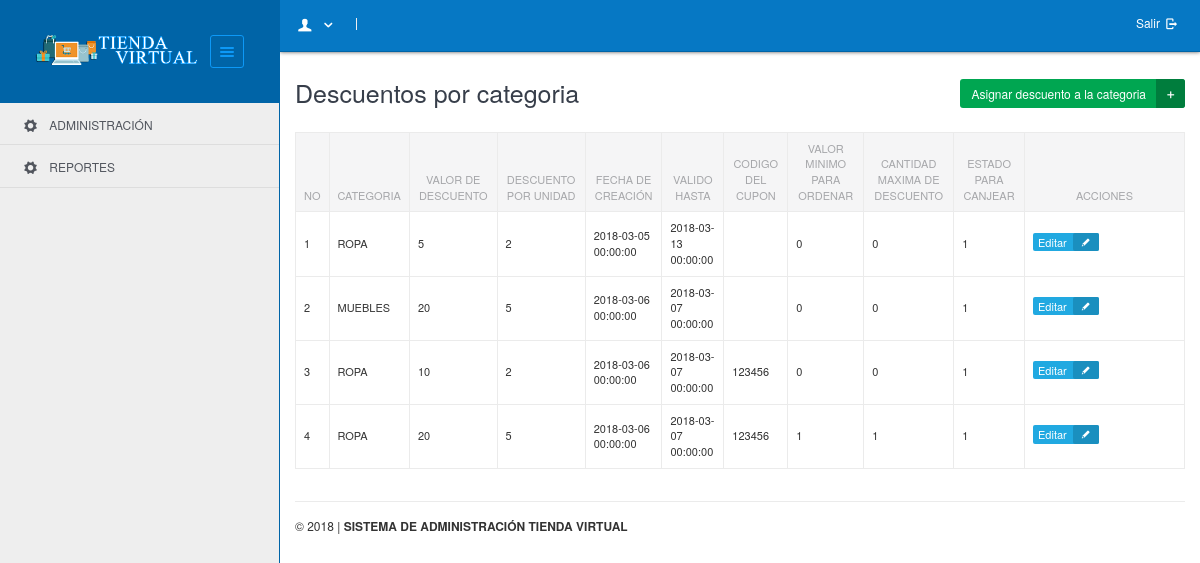
/?mod=categoria_descuento&pag=lista (signed in), run on the app's committed database.
### tables this page shows
CREATE TABLE IF NOT EXISTS `product_category_discount` (
  `id_categoria_descuento` int(11) NOT NULL AUTO_INCREMENT,
  `product_category_id` int(11) NOT NULL,
  `discount_value` int(11) NOT NULL,
  `discount_unit` varchar(20) NOT NULL,
  `date_created` timestamp NOT NULL DEFAULT CURRENT_TIMESTAMP ON UPDATE CURRENT_TIMESTAMP,
  `valid_until` timestamp NOT NULL DEFAULT '0000-00-00 00:00:00',
  `coupon_code` varchar(10) NOT NULL,
  `minimum_order_value` int(11) NOT NULL,
  `maximum_discount_amount` int(11) NOT NULL,
  `is_redeem_allowed` char(1) NOT NULL,
  PRIMARY KEY (`id_categoria_descuento`)
);

CREATE TABLE IF NOT EXISTS `product_category` (
  `id_categoria` int(11) NOT NULL AUTO_INCREMENT,
  `category_name` varchar(100) NOT NULL,
  `max_reward_points_encash` int(11) NOT NULL,
  `parent_category_id` int(11) NOT NULL,
  PRIMARY KEY (`id_categoria`)
);

### modelo/conexion.php (called while the page is built, shortened)
<?php
    class conexion
    {
        private $servidor = 'localhost';
        private $base_datos = 'tienda';
        private $usuario = 'root';
        private $password = '123456';
        private $enlace;
        function Conectar()
        {
            $this->enlace = mysql_connect($this->servidor,$this->usuario,$this->password);
            if($this->enlace)
            {
                if(mysql_select_db($this->base_datos))
                    return $this->enlace;
                else
                    return false;
            }
            else
                return false;
        }
        function Lista($sql)
        {
        	$result = mysql_query($sql,$this->enlace);
        	$return_array=array();
            if(mysql_num_rows($result)>0)
            	while ($obj = mysql_fetch_array($result)) {
                    $return_array[] = $obj;
            	}
        	return $return_array;
        }
    }
?>

### modelo/categoria_descuento.php (called while the page is built, shortened)
<?php
class categoria_descuento
{
	private $bd;
	function categoria_descuento()
	{
		$this->bd = new Conexion();
	}
	function get_all($criterio)
	{
		if(empty($criterio)) $where = ""; else $where = " $criterio";
		$registros = $this->bd->Lista("select * from product_category_discount $where");
			return $registros;
	}
}
?>

### vista/categoria_descuento/lista.php (the view, shortened to what this page needs)
  <?php include("modelo/categoria_descuento.php");
            $categoria_descuento = new categoria_descuento();
            $registros = $categoria_descuento->get_all(" c inner join product_category p on c.product_category_id=p.id_categoria");
        ?>
        <h2>Descuentos por categoria
            <a href="?mod=categoria_descuento&pag=form_categoria_descuento" class="btn btn-green btn-icon" style="float: right;">
            	Asignar descuento a la categoria <i class="entypo-plus"></i>
            </a>
        </h2>
        <br />
<div class="table-responsive">
<table class="table table-bordered datatable" id="table-1">
           <thead>
             <tr>
              <th>No</th>
              <th>Categoria</th>
            	<th>Valor de descuento</th>
            	<th>Descuento por unidad</th>
            	<th>Fecha de creaci&oacute;n</th>
              <th>Valido hasta</th>
              <th>Codigo del cupon</th>
              <th>Valor minimo para ordenar</th>
              <th>Cantidad maxima de descuento</th>
              <th>Estado para canjear</th>
              <th width="160">Acciones</th>
      </tr>
   </thead>
   <tbody>
   <?php
        $n = 0;
        foreach($registros as $key => $registro)
        {
            $n++;
            echo "<tr>";
            echo "<td>$n</td><td>$registro[category_name]</td><td>$registro[discount_value]</td><td>$registro[discount_unit]</td><td>$registro[date_created]</td><td>$registro[valid_until]</td><td>$registro[coupon_code]</td><td>$registro[minimum_order_value]</td><td>$registro[maximum_discount_amount]</td><td>$registro[is_redeem_allowed]</td>";
            echo "<td>
            	       <a href='?mod=categoria_descuento&pag=editar_categoria_descuento&id=$registro[id_categoria_descuento]' class='btn btn-info btn-icon btn-xs'>Editar <i class='entypo-pencil'></i></a>
                       $estado
          		  </td>";
            echo "</tr>";
        }
    ?>
        </tbody>
    </table>
    </div>

### index.php (shortened to what this page needs)
<?php
    if(!isset($_SESSION[id_usuario]))
    {
        include_once("vista/paginas/login.php");
    }
    else
    {
        include_once("vista/paginas/admin.php");
    }
?>

### vista/paginas/admin.php (shortened to what this page needs)
<?php
    include("modelo/conexion.php");
?>
<!DOCTYPE html>
<html lang="es">
<head>
	<link rel="stylesheet" href="assets/js/jquery-ui/css/no-theme/jquery-ui-1.10.3.custom.min.css"/>
    <link rel="stylesheet" href="assets/js/jquery-ui/css/no-theme/jquery.ui.theme.css"/>
	<link rel="stylesheet" href="assets/css/font-icons/entypo/css/entypo.css"/>
    <link rel="stylesheet" href="assets/css/font-icons/font-awesome/css/font-awesome.min.css"/>
    <link rel="stylesheet" href="assets/css/bootstrap.css"/>
	<link rel="stylesheet" href="assets/css/neon-core.css"/>
	<link rel="stylesheet" href="assets/css/neon-theme.css"/>
	<link rel="stylesheet" href="assets/css/neon-forms.css"/>
    <link rel="stylesheet" href="assets/css/alerts.css"/>
    <link rel="stylesheet" href="assets/css/custom.css"/>
    <link rel="stylesheet" href="assets/css/skins/white.css"/>
</head>
<body class="page-body">
<div class="page-container">
	<div class="sidebar-menu">
        <?php
               if($_SESSION[nivel] == 1)
                   include("vista/menu/menu_admin.php");
        ?>
	</div>
	<div class="main-content">
		<?php
	           include("vista/paginas/info.php");
        ?>
		<div class="row">
            <div class="col-md-12">
                <?php
                        $page = $_GET['pag'];
                        $mod = $_GET['mod'];
                        if (isset($_GET['mod']) && isset($_GET['pag'])) {
                        if ($mod != '' && $page !='') {
                            if (file_exists('vista/'.$mod.'/' . $page . '.php')) {
                                include ('vista/'.$mod.'/' . $page . '.php');
                            }else {
                                include ('vista/paginas/error.php');
                            }
                        } else {
                            include ('vista/paginas/inicio.php');
                        }
                        } else {
                            include ('vista/paginas/inicio.php');
                        }
                ?>
            </div>
        </div>
		<footer class="main">
			&copy; 2018 | <strong>SISTEMA DE ADMINISTRACI&Oacute;N TIENDA VIRTUAL</strong>
		</footer>
	</div>
</div>
    <link rel="stylesheet" href="assets/js/datatables/responsive/css/datatables.responsive.css">
	<link rel="stylesheet" href="assets/js/select2/select2-bootstrap.css">
	<link rel="stylesheet" href="assets/js/select2/select2.css">
</body>
</html>

### vista/menu/menu_admin.php (shortened to what this page needs)
<div class="sidebar-menu-inner">
	<header class="logo-env">
		<div class="logo">
			<a href="index.php">
				<img src="assets/images/logo@2x.png" width="170" alt="" />
			</a>
		</div>
		<div class="sidebar-collapse">
			<a href="#" class="sidebar-collapse-icon menu-icon">
				<i class="entypo-menu"></i>
			</a>
		</div>
	</header>
	<ul id="main-menu" class="main-menu">
		<li class="">
			<a href="#">
                <i class="entypo-cog"></i>
				<span class="title">ADMINISTRACI&Oacute;N</span>
			</a>
		</li>
		<li class="">
			<a href="#">
                <i class="entypo-cog"></i>
				<span class="title">REPORTES</span>
			</a>
		</li>
	</ul>
</div>

### vista/paginas/info.php (shortened to what this page needs)
<div class="row" id="top-datos">
	<div class="col-md-12 clearfix">
		<ul class="list-inline links-list pull-left">
			<li class="profile-info dropdown">
				<a href="#" class="dropdown-toggle" data-toggle="dropdown">
                    <i class="entypo-user"></i>
					<?php echo $_SESSION[usuario];  ?> <i class="entypo-down-open"></i>
				</a>
			</li>
            <li class="sep"></li>
		</ul>
        <ul class="list-inline links-list pull-right">
			<li>
				<a href="control/sesion/cerrar_sesion.php" class="salir">
					Salir <i class="entypo-logout right"></i>
				</a>
			</li>
		</ul>
	</div>
</div>

### assets/css/custom.css (style rules this page uses)
body { color: #333; }
.btn { margin-bottom: 4px; }
.table thead th { text-align: center; }
#top-datos { background: #0678C4; border-bottom: solid 1px #0064A7; color: #fff; margin-bottom: 10px; box-shadow: 0px 0px 4px #555; }
#top-datos a { color: #fff; }
.menu-icon { border: solid 1px #0D99F7 !important; color: #0D99F7 !important; }
.logo-env { background: #0064A7; }
.table-responsive { overflow-x: auto; }
#table-1 td a, #table-1 th a { text-transform: none; }
#table-1 td, #table-1 th { text-transform: uppercase; font-size: 11px; }

### assets/css/skins/white.css (style rules this page uses)
body .page-container .sidebar-menu { border-right: 1px solid #0064A7; }
body .page-container .sidebar-menu { background: #eee; color: #f7f7f7; }
body .page-container .sidebar-menu .logo-env > div.sidebar-collapse a, body .page-container .sidebar-menu .logo-env > div.sidebar-mobile-menu a { border-color: #ebebec; }
body .page-container .sidebar-menu #main-menu li { border-color: #ddd; }
body .page-container .sidebar-menu #main-menu li a { color: #51555d; }

### data on the page
product_category_discount: product_category.category_name "ROPA", discount_value "5", discount_unit "2", date_created "2018-03-05 00:00:00", valid_until "2018-03-13 00:00:00", minimum_order_value "0", maximum_discount_amount "0", is_redeem_allowed "1"
product_category_discount: product_category.category_name "MUEBLES", discount_value "20", discount_unit "5", date_created "2018-03-06 00:00:00", valid_until "2018-03-07 00:00:00", minimum_order_value "0", maximum_discount_amount "0", is_redeem_allowed "1"
product_category_discount: product_category.category_name "ROPA", discount_value "10", discount_unit "2", date_created "2018-03-06 00:00:00", valid_until "2018-03-07 00:00:00", coupon_code "123456", minimum_order_value "0", maximum_discount_amount "0", is_redeem_allowed "1"
product_category_discount: product_category.category_name "ROPA", discount_value "20", discount_unit "5", date_created "2018-03-06 00:00:00", valid_until "2018-03-07 00:00:00", coupon_code "123456", minimum_order_value "1", maximum_discount_amount "1", is_redeem_allowed "1"
